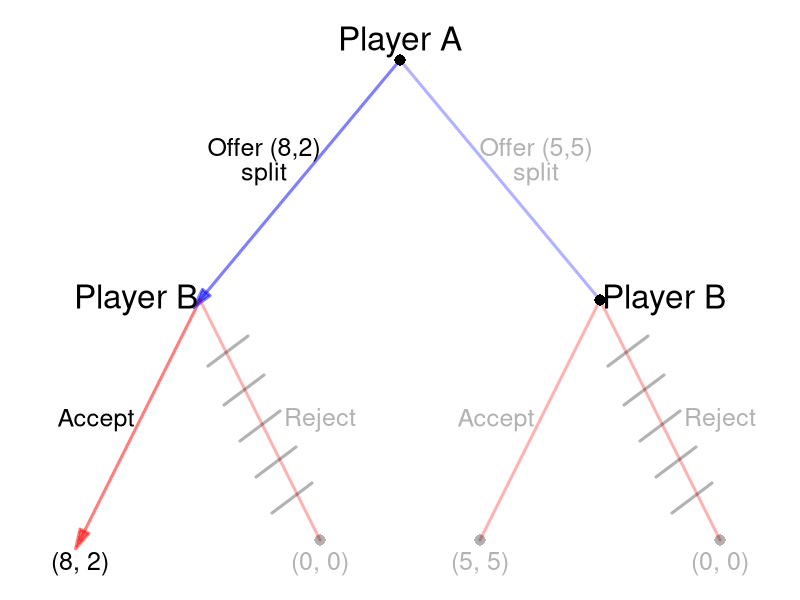

Source code (R):
require(shape)
pdf(file = "people/sequential_ultimatum_selfinterest.pdf", width = 9, height = 7)

#Set parameters for graphics
axislabelsize <- 1.5
labelsize <- 2
actionlabelsize <- 1.5
graphlinewidth <- 3
segmentlinewidth <- 2
nodesize <- 1.5
fadelevel <- 0.3

COL <- c("#7fc97f", "#beaed4", "#fdc086", "#ffff99", "#386cb0", "#f0027f", "#bf5b17", "#666666")
COLA <- c("#99d8c9","#66c2a4","#41ae76", "#238b45", "#005824")
COLB <- c("#4eb3d3", "#2b8cbe", "#0868ac","#084081")

par(mar =  c(0, 0, 0, 0))

xlims <- c(0, 10)
ylims <- c(0, 10)

npts <- 501 
x <- seq(xlims[1], xlims[2], length.out = npts)
y <- seq(ylims[1], ylims[2], length.out = npts) 

plot(0, 0, xlim = xlims, ylim = ylims, type = "n",
     xlab = expression(paste("")),
     ylab = expression(paste("")), 
     xaxt = "n", 
     yaxt = "n", 
     cex.lab = axislabelsize, 
     bty = "n",
     xaxs="i", 
     yaxs="i")

ticksy <- seq(from = 0, to = ylims[2], by = 2)
ylabels <- seq(from = 0, to = ylims[2], by = 2)
ticksx <- seq(from = 0, to = xlims[2], by = 2)
xlabels <- seq(from = 0, to = xlims[2], by = 2)

#Branches for Aram
#Offer (8, 2)
#segments(5, 9, 2.5, 5, lty = 1, col = rgb(0, 0, 1, 0.5), lwd = graphlinewidth)
#Offer (5, 5)
segments(5, 9, 7.5, 5, lty = 1, col = rgb(0, 0, 1, fadelevel), lwd = graphlinewidth)

#Branches for Bina
#From A offer (8, 2)
#Bina Acept
Arrows(2.5, 5, 1, 1, col = rgb(1, 0, 0, 0.5), lty = 1, lwd = 3, arr.type = "triangle")
#Branches for A (arrow)
#Offer (8, 2)
Arrows(5, 9, 2.5, 5, col = rgb(0, 0, 1, 0.5), lty = 1, lwd = 3, arr.type = "triangle")



#Bina Reject
segments(2.5, 5, 4, 1, lty = 1, col = rgb(1, 0, 0, fadelevel), lwd = graphlinewidth)

#From Aram offer (5, 5)
#Bina Accept
segments(7.5, 5, 6, 1, lty = 1, col = rgb(1, 0, 0, fadelevel), lwd = graphlinewidth)

#Bina Reject
segments(7.5, 5, 9, 1, lty = 1, col = rgb(1, 0, 0, fadelevel), lwd = graphlinewidth)



#Initial node
points(5, 9, pch = 16, col = "black", cex = nodesize)

#P1 Nodes
#points(2.5, 5, pch = 16, col = "black", cex = nodesize)
points(7.5, 5, pch = 16, col = "black", cex = nodesize)

#P2 Terminal Nodes
#points(1, 1, pch = 16, col = "black", cex = nodesize)
points(4, 1, pch = 16, col = rgb(0,0,0,fadelevel), cex = nodesize)
points(6, 1, pch = 16, col = rgb(0,0,0,fadelevel), cex = nodesize)
points(9, 1, pch = 16, col = rgb(0,0,0,fadelevel), cex = nodesize)

text(5, 9.3, expression(paste("Player A")), cex = labelsize)

text(3.3, 7.5, expression(paste("Offer (8,2)")), cex = actionlabelsize)
text(3.3, 7.1, expression(paste("split")), cex = actionlabelsize)
text(6.7, 7.5, expression(paste("Offer (5,5)")), cex = actionlabelsize, col = rgb(0,0,0,fadelevel))
text(6.7, 7.1, expression(paste("split")), cex = actionlabelsize, col = rgb(0,0,0,fadelevel))


text(1.7, 5, expression(paste("Player B")), cex = labelsize)
text(1.2, 3, expression(paste("Accept")), cex = actionlabelsize)
text(4, 3, expression(paste("Reject")), cex = actionlabelsize, col = rgb(0,0,0,fadelevel))


text(8.3, 5, expression(paste("Player B")), cex = labelsize)
text(6.2, 3, expression(paste("Accept")), cex = actionlabelsize, col = rgb(0,0,0,fadelevel))
text(9, 3, expression(paste("Reject")), cex = actionlabelsize, col = rgb(0,0,0,fadelevel))


#Payoffs 
text(1, .6, expression("(8, 2)"), cex = actionlabelsize)
text(4, .6, expression("(0, 0)"), cex = actionlabelsize, col = rgb(0,0,0,fadelevel))
text(6, .6, expression("(5, 5)"), cex = actionlabelsize, col = rgb(0,0,0,fadelevel))
text(9, .6, expression("(0, 0)"), cex = actionlabelsize, col = rgb(0,0,0,fadelevel))


#Cutting branch plant late when A plants early
segments(2.6, 3.9, 3.1, 4.4, lty = 1, col = rgb(0,0,0,fadelevel), lwd = graphlinewidth)
segments(2.8, 3.25, 3.3, 3.75, lty = 1, col = rgb(0,0,0,fadelevel), lwd = graphlinewidth)
segments(3, 2.65, 3.5, 3.15, lty = 1, col = rgb(0,0,0,fadelevel), lwd = graphlinewidth)
segments(3.2, 2.05, 3.7, 2.55, lty = 1, col = rgb(0,0,0,fadelevel), lwd = graphlinewidth)
segments(3.4, 1.45, 3.9, 1.95, lty = 1, col = rgb(0,0,0,fadelevel), lwd = graphlinewidth)


#Cutting branch plant late when A plants early
segments(7.6, 3.9, 8.1, 4.4, lty = 1, col = rgb(0,0,0,fadelevel), lwd = graphlinewidth)
segments(7.8, 3.25, 8.3, 3.75, lty = 1, col = rgb(0,0,0,fadelevel), lwd = graphlinewidth)
segments(8, 2.65, 8.5, 3.15, lty = 1, col = rgb(0,0,0,fadelevel), lwd = graphlinewidth)
segments(8.2, 2.05, 8.7, 2.55, lty = 1, col = rgb(0,0,0,fadelevel), lwd = graphlinewidth)
segments(8.4, 1.45, 8.9, 1.95, lty = 1, col = rgb(0,0,0,fadelevel), lwd = graphlinewidth)



#Cutting branch plant late when A plants
# segments(7.4, 3.9, 6.9, 4.4, lty = 1, col = rgb(0,0,0,fadelevel), lwd = graphlinewidth)
# segments(7.2, 3.25, 6.7, 3.75, lty = 1, col = rgb(0,0,0,fadelevel), lwd = graphlinewidth)
# segments(7, 2.65, 6.5, 3.15, lty = 1, col = rgb(0,0,0,fadelevel), lwd = graphlinewidth)
# segments(6.8, 2.05, 6.3, 2.55, lty = 1, col = rgb(0,0,0,fadelevel), lwd = graphlinewidth)
# segments(6.6, 1.45, 6.1, 1.95, lty = 1, col = rgb(0,0,0,fadelevel), lwd = graphlinewidth)


dev.off()
